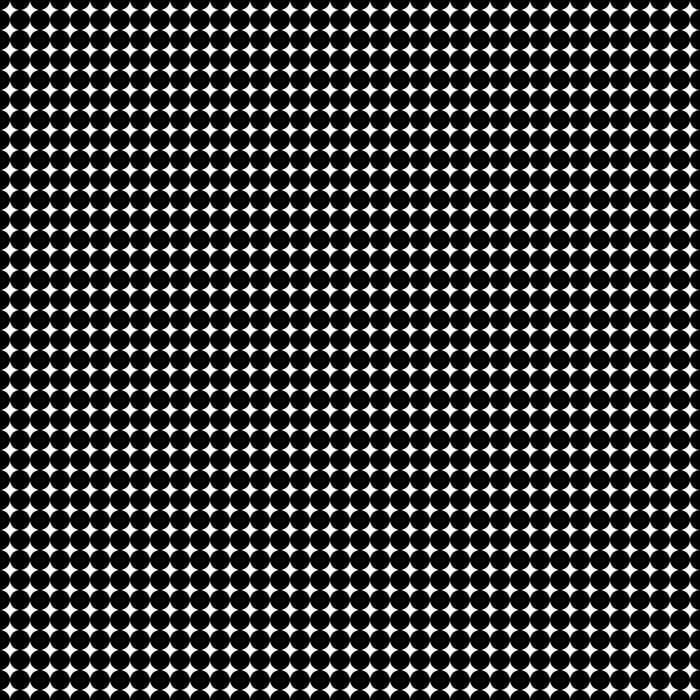
Frame 1 (no input)
Frame 60 (the mouse pressed at the canvas centre just before this capture): identical to frame 1, image omitted
Frame 120 (the mouse held since frame 60 and released just before this capture): identical to frame 1, image omitted

The Processing sketch that drew this single still picture (run headless with seeded random() and noise(); from frame 60 on, the mouse is pressed at the canvas centre):

// Processing sketch: sketch_170927e
// ── sketch_170927e.pde

void setup(){
  size(700, 700); 
  noStroke(); 
}

void draw(){
  background(255); 
  
  for (int i = 0; i <=width; i += width/35){
    for (int j = 0; j <= height; j += height/35){
      float s = height/35;  
      fill(0); 
      ellipse(i, j, s, s);   
    }
  }
}
